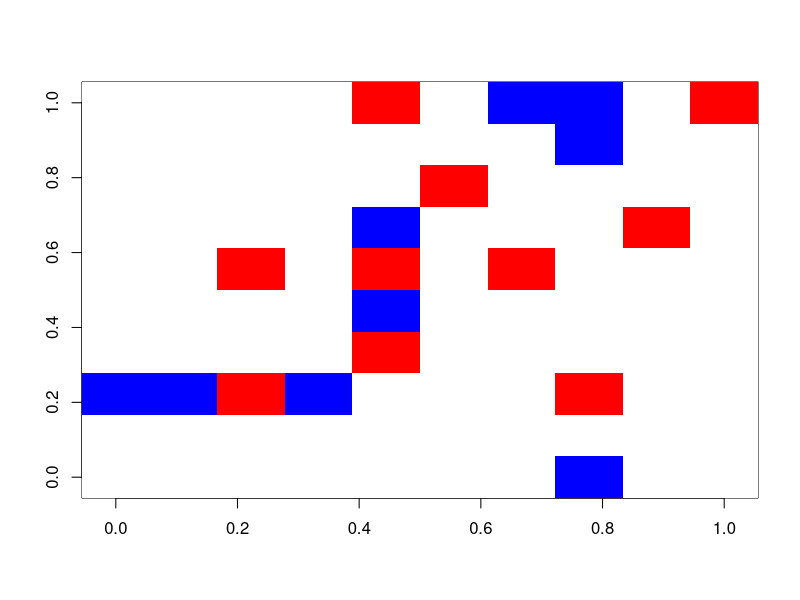
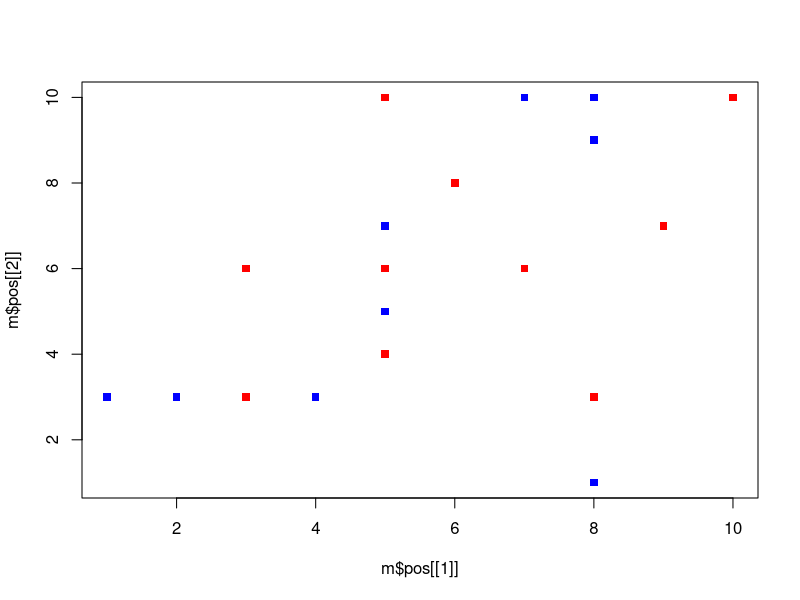
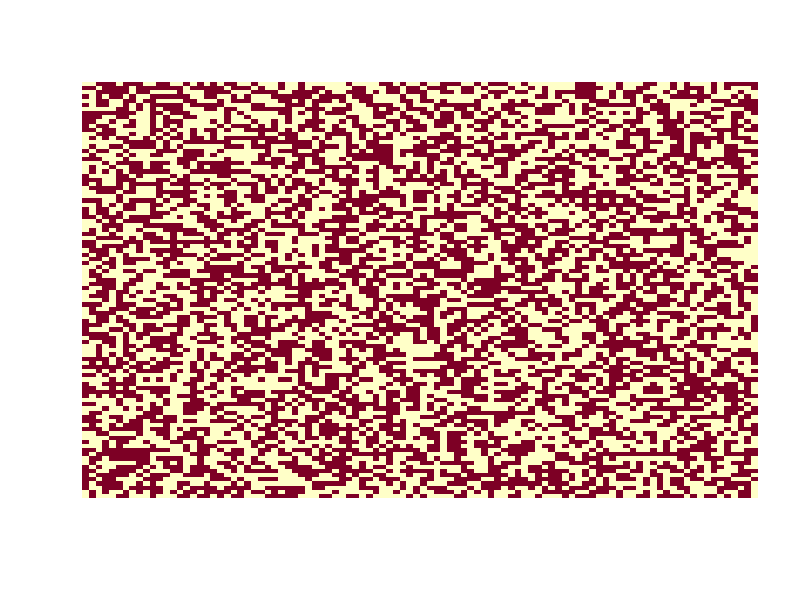

The R source for these figures, in order:
# STA135 - HW02 - BML traffic model
# 20130125 - Hugh Crockford

# build area and populate

# this version can have cars in same position!!!

buildMap = function(p,pc=0.5,r=100,c=100){ 	# p - percent covered, pc = percent red.
	if( p>1 | p<0){
		print("invalid p")
	}
	n 	= r * c * p
	nred 	= n * pc
	nblue 	= n * (1 - pc)
	dimcar 	= c(r,c,p,n,pc,nred,nblue)
	nom=c("rows","column","pc_covered","n_cars","pc_red","n_red","n_blue")
	names(dimcar) = nom	
	pos 	= data.frame(x = sample(1:c,n,replace = TRUE), y = sample(1:r,n, replace = TRUE), col = rep(c(1,2),c(nred,nblue)))
	cars = list("dim" = dimcar, "pos" = pos)
	#	class(cars) = Bmap
	return(cars)
}	

m = buildMap(.2,.5,10,10)

# put this inside plot.bml?

grid = matrix(0,m$dim["rows"],m$dim["column"])
grid[ as.matrix(m$pos[m$pos["col"] == 1 ,c("x","y") ])] = 1
grid[ as.matrix(m$pos[m$pos["col"] == 2 ,c("x","y") ])] = 2
image(grid,col=c("white","red","blue"))



setClass("bml",representation(dim="numeric",pos="data.frame"))
class(m) = "bml"

plot(m$pos[[1]],m$pos[[2]], col = c("red","blue")[m$pos[[3]]],pch=15)

plot.bml = function(x){

}

# try to get whole image scaled on size - 
# dev.new and X11.options in plot call.
# pixels/inch?

# develop class and plot.method



# move cars

############################3
# try as matrix
###############################

m = matrix(sample(0:1,10000,replace = TRUE),100,100)
image(m,axes = FALSE)

buildMap = function(p,pc=0.5,r=100,c=100){ 	# p - percent covered, pc = percent red.
	n = r*c 	#total number spaces
	ncars = p*n
	cars = sample(1:n, ncars, replace = TRUE)	# where to put cars
	map = rep(0,n)
	map[cars] = sample(c(1,2),replace = TRUE)
	m = matrix(map,r,c)
	return(m)
}
	
